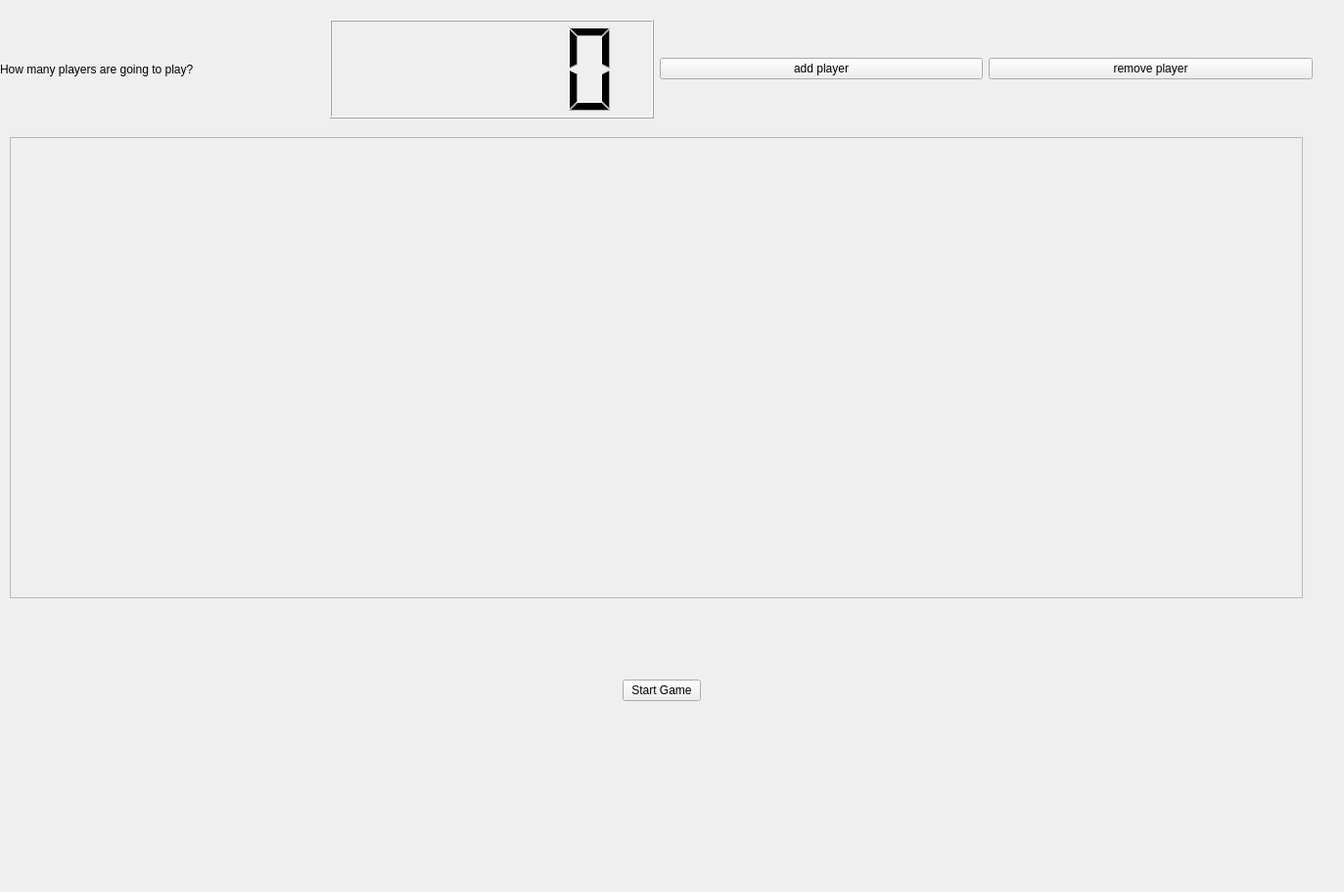
<?xml version="1.0" encoding="UTF-8"?>
<ui version="4.0">
 <class>Form</class>
 <widget class="QWidget" name="Form">
  <property name="geometry">
   <rect>
    <x>0</x>
    <y>0</y>
    <width>1373</width>
    <height>911</height>
   </rect>
  </property>
  <property name="windowTitle">
   <string>Form</string>
  </property>
  <widget class="QStackedWidget" name="stackedWidget">
   <property name="geometry">
    <rect>
     <x>-10</x>
     <y>10</y>
     <width>1371</width>
     <height>911</height>
    </rect>
   </property>
   <widget class="QWidget" name="gameIntro">
    <widget class="QWidget" name="horizontalLayoutWidget">
     <property name="geometry">
      <rect>
       <x>10</x>
       <y>10</y>
       <width>1341</width>
       <height>101</height>
      </rect>
     </property>
     <layout class="QHBoxLayout" name="numberOfPlayerLayout">
      <item>
       <widget class="QLabel" name="label">
        <property name="text">
         <string>How many players are going to play?</string>
        </property>
       </widget>
      </item>
      <item>
       <widget class="QLCDNumber" name="numberOfPlayers"/>
      </item>
      <item>
       <widget class="QPushButton" name="addPlayer">
        <property name="text">
         <string>add player</string>
        </property>
       </widget>
      </item>
      <item>
       <widget class="QPushButton" name="removePlayer">
        <property name="text">
         <string>remove player</string>
        </property>
       </widget>
      </item>
     </layout>
    </widget>
    <widget class="QFrame" name="centralFrame">
     <property name="geometry">
      <rect>
       <x>20</x>
       <y>130</y>
       <width>1321</width>
       <height>471</height>
      </rect>
     </property>
     <property name="frameShape">
      <enum>QFrame::StyledPanel</enum>
     </property>
     <property name="frameShadow">
      <enum>QFrame::Raised</enum>
     </property>
     <layout class="QVBoxLayout" name="verticalLayout">
      <item>
       <spacer name="verticalSpacer">
        <property name="orientation">
         <enum>Qt::Vertical</enum>
        </property>
        <property name="sizeHint" stdset="0">
         <size>
          <width>20</width>
          <height>448</height>
         </size>
        </property>
       </spacer>
      </item>
     </layout>
    </widget>
    <widget class="QWidget" name="verticalLayoutWidget">
     <property name="geometry">
      <rect>
       <x>20</x>
       <y>620</y>
       <width>1331</width>
       <height>151</height>
      </rect>
     </property>
     <layout class="QHBoxLayout" name="startGameLayout">
      <item>
       <spacer name="horizontalSpacer_2">
        <property name="orientation">
         <enum>Qt::Horizontal</enum>
        </property>
        <property name="sizeHint" stdset="0">
         <size>
          <width>40</width>
          <height>20</height>
         </size>
        </property>
       </spacer>
      </item>
      <item>
       <widget class="QPushButton" name="startGame">
        <property name="text">
         <string>Start Game</string>
        </property>
       </widget>
      </item>
      <item>
       <spacer name="horizontalSpacer">
        <property name="orientation">
         <enum>Qt::Horizontal</enum>
        </property>
        <property name="sizeHint" stdset="0">
         <size>
          <width>40</width>
          <height>20</height>
         </size>
        </property>
       </spacer>
      </item>
     </layout>
    </widget>
   </widget>
   <widget class="QWidget" name="page_2">
    <widget class="QWidget" name="cases" native="true">
     <property name="geometry">
      <rect>
       <x>10</x>
       <y>40</y>
       <width>1351</width>
       <height>801</height>
      </rect>
     </property>
     <widget class="QWidget" name="verticalLayoutWidget_6">
      <property name="geometry">
       <rect>
        <x>870</x>
        <y>290</y>
        <width>431</width>
        <height>111</height>
       </rect>
      </property>
      <layout class="QVBoxLayout" name="case8">
       <item>
        <widget class="QPushButton" name="pushButton_7">
         <property name="text">
          <string/>
         </property>
        </widget>
       </item>
      </layout>
     </widget>
     <widget class="QWidget" name="verticalLayoutWidget_9">
      <property name="geometry">
       <rect>
        <x>40</x>
        <y>550</y>
        <width>431</width>
        <height>111</height>
       </rect>
      </property>
      <layout class="QVBoxLayout" name="case3">
       <item>
        <widget class="QPushButton" name="pushButton_4">
         <property name="text">
          <string/>
         </property>
        </widget>
       </item>
      </layout>
     </widget>
     <widget class="QWidget" name="verticalLayoutWidget_3">
      <property name="geometry">
       <rect>
        <x>460</x>
        <y>160</y>
        <width>431</width>
        <height>110</height>
       </rect>
      </property>
      <layout class="QVBoxLayout" name="case0">
       <item>
        <widget class="QPushButton" name="pushButton">
         <property name="text">
          <string/>
         </property>
        </widget>
       </item>
      </layout>
     </widget>
     <widget class="QWidget" name="verticalLayoutWidget_11">
      <property name="geometry">
       <rect>
        <x>250</x>
        <y>680</y>
        <width>431</width>
        <height>111</height>
       </rect>
      </property>
      <layout class="QVBoxLayout" name="case4">
       <item>
        <widget class="QPushButton" name="pushButton_5">
         <property name="text">
          <string/>
         </property>
        </widget>
       </item>
      </layout>
     </widget>
     <widget class="QWidget" name="verticalLayoutWidget_8">
      <property name="geometry">
       <rect>
        <x>0</x>
        <y>420</y>
        <width>431</width>
        <height>111</height>
       </rect>
      </property>
      <layout class="QVBoxLayout" name="case2">
       <item>
        <widget class="QPushButton" name="pushButton_3">
         <property name="text">
          <string/>
         </property>
        </widget>
       </item>
      </layout>
     </widget>
     <widget class="QWidget" name="verticalLayoutWidget_12">
      <property name="geometry">
       <rect>
        <x>690</x>
        <y>680</y>
        <width>431</width>
        <height>111</height>
       </rect>
      </property>
      <layout class="QVBoxLayout" name="case5">
       <item>
        <widget class="QPushButton" name="pushButton_10">
         <property name="text">
          <string/>
         </property>
        </widget>
       </item>
      </layout>
     </widget>
     <widget class="QWidget" name="verticalLayoutWidget_10">
      <property name="geometry">
       <rect>
        <x>910</x>
        <y>420</y>
        <width>431</width>
        <height>110</height>
       </rect>
      </property>
      <layout class="QVBoxLayout" name="case7">
       <item>
        <widget class="QPushButton" name="pushButton_9">
         <property name="text">
          <string/>
         </property>
        </widget>
       </item>
      </layout>
     </widget>
     <widget class="QWidget" name="verticalLayoutWidget_13">
      <property name="geometry">
       <rect>
        <x>870</x>
        <y>550</y>
        <width>431</width>
        <height>111</height>
       </rect>
      </property>
      <layout class="QVBoxLayout" name="case6">
       <item>
        <widget class="QPushButton" name="pushButton_6">
         <property name="text">
          <string/>
         </property>
        </widget>
       </item>
      </layout>
     </widget>
     <widget class="QWidget" name="verticalLayoutWidget_5">
      <property name="geometry">
       <rect>
        <x>50</x>
        <y>290</y>
        <width>431</width>
        <height>111</height>
       </rect>
      </property>
      <layout class="QVBoxLayout" name="case1">
       <item>
        <widget class="QPushButton" name="pushButton_2">
         <property name="text">
          <string/>
         </property>
        </widget>
       </item>
      </layout>
     </widget>
     <widget class="QWidget" name="horizontalLayoutWidget_2">
      <property name="geometry">
       <rect>
        <x>460</x>
        <y>80</y>
        <width>431</width>
        <height>80</height>
       </rect>
      </property>
      <layout class="QHBoxLayout" name="caseStar0">
       <item>
        <widget class="QPushButton" name="star0">
         <property name="text">
          <string/>
         </property>
        </widget>
       </item>
       <item>
        <widget class="QPushButton" name="star1">
         <property name="text">
          <string/>
         </property>
        </widget>
       </item>
       <item>
        <widget class="QPushButton" name="star2">
         <property name="text">
          <string/>
         </property>
        </widget>
       </item>
       <item>
        <widget class="QPushButton" name="star3">
         <property name="text">
          <string/>
         </property>
        </widget>
       </item>
       <item>
        <widget class="QPushButton" name="star4">
         <property name="text">
          <string/>
         </property>
        </widget>
       </item>
      </layout>
     </widget>
    </widget>
    <widget class="QWidget" name="verticalLayoutWidget_2">
     <property name="geometry">
      <rect>
       <x>20</x>
       <y>0</y>
       <width>431</width>
       <height>81</height>
      </rect>
     </property>
     <layout class="QHBoxLayout" name="horizontalLayout">
      <item>
       <widget class="QPushButton" name="rollDice">
        <property name="text">
         <string>Roll Dice</string>
        </property>
       </widget>
      </item>
      <item>
       <widget class="QLCDNumber" name="rollDiceValue"/>
      </item>
      <item>
       <widget class="QLabel" name="currentPlayer">
        <property name="text">
         <string>current Player</string>
        </property>
       </widget>
      </item>
     </layout>
    </widget>
   </widget>
  </widget>
 </widget>
 <resources>
  <include location="../ressources/images.qrc"/>
 </resources>
 <connections/>
</ui>
